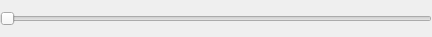
<?xml version="1.0" encoding="UTF-8"?>
<ui version="4.0">
 <class>KnobFloatSlider</class>
 <widget class="QWidget" name="KnobFloatSlider">
  <property name="geometry">
   <rect>
    <x>0</x>
    <y>0</y>
    <width>432</width>
    <height>37</height>
   </rect>
  </property>
  <property name="windowTitle">
   <string>Form</string>
  </property>
  <layout class="QHBoxLayout" name="horizontalLayout">
   <property name="spacing">
    <number>6</number>
   </property>
   <property name="margin">
    <number>0</number>
   </property>
   <item>
    <widget class="QSlider" name="horizontalSlider">
     <property name="orientation">
      <enum>Qt::Horizontal</enum>
     </property>
     <property name="tickPosition">
      <enum>QSlider::NoTicks</enum>
     </property>
     <property name="tickInterval">
      <number>0</number>
     </property>
    </widget>
   </item>
  </layout>
 </widget>
 <resources/>
 <connections/>
</ui>
